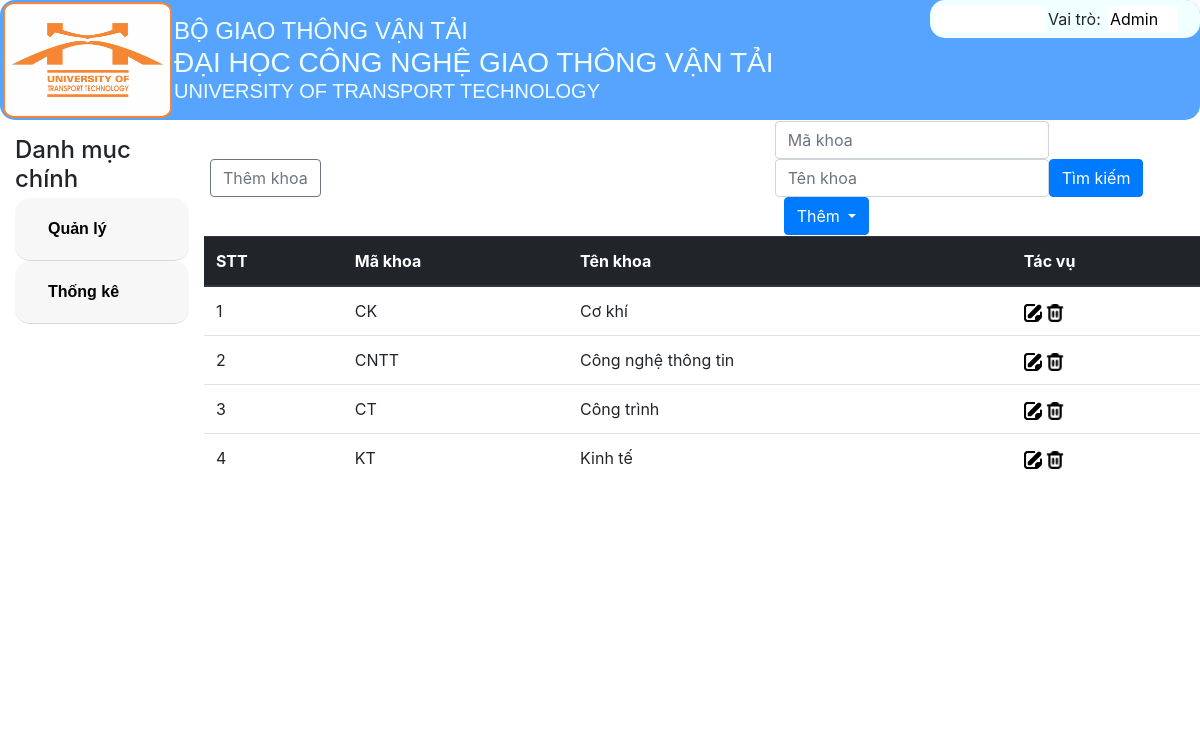
Screenshot of /DanhSachKhoa/ with the database file from the repository.
### tables this page shows
CREATE TABLE `khoa` (
  `makhoa` varchar(30) NOT NULL,
  `tenkhoa` varchar(50) NOT NULL
);

### MVC/Core/controller.php (called while the page is built, shortened)
<?php
class Controller
{
    public function mode($mode){
        return new $mode;
    }
    function view($view, $data= []){
        include_once './MVC/Views/'.$view.'.php';
    }
}

### MVC/Controllers/DanhSachKhoa.php (called while the page is built, shortened)
<?php
class DanhSachKhoa extends Controller
{
    protected $khoa;
    function __construct()
    {
        $this->khoa = $this->mode('Khoa');
    }
    function Get_data()
    {
        $this->view('MasterLayoutAD', [
            'page' => 'Khoa_v',
            'dulieu' => $this->khoa->khoa_find('', '')
        ]);
    }
}
?>

### MVC/Core/app.php (called while the page is built, shortened)
<?php
class app
{
    protected $action = 'Get_data';
    function __construct()
    {
        $arr = $this->ProcessURL();
        if($arr!=null){
            if(file_exists("./MVC/Controllers/".$arr[0].".php")){
                $this->controller=$arr[0];
                unset($arr[0]);
            }
        }
        $this->controller=new $this->controller;
        if(isset($arr[1])){
            unset($arr[1]);
        }
        $this->params=$arr?array_values($arr):[];
        call_user_func_array([$this->controller,$this->action],$this->params);
    }
    function ProcessURL(){
        if(isset($_GET['url'])){
            return explode("/",filter_var(trim($_GET['url']),FILTER_DEFAULT));
        }
    }
}
?>

### index.php (called while the page is built, shortened)
<?php
$myapp = new app();
?>

### MVC/Core/connectDB.php (called while the page is built, shortened)
<?php
class connectDB{
    protected $servername="localhost";
    protected $username="root";
    protected $password="";
    protected $dbname="btl_quanlydiem";
    function __construct(){
        $this->con=mysqli_connect($this->servername,$this->username,$this->password,$this->dbname);
    }
}
?>

### MVC/Models/Khoa.php (called while the page is built, shortened)
<?php
class Khoa extends connectDB{
    function khoa_find($makhoa,$tenkhoa){
        $sql_khoa_find="SELECT * FROM khoa where makhoa like '%$makhoa%' and tenkhoa like '%$tenkhoa%'";
        return mysqli_query($this->con,$sql_khoa_find);
    }
}
?>

### MVC/Views/Pages/Khoa_v.php (the view, shortened to what this page needs)
<!DOCTYPE html>
<html lang="en">
<head>
   <link rel="stylesheet" href="Public/Css/style.css">
   <link rel="stylesheet" href="Public/Css/css_bootstrap.min.css">
   <link rel="stylesheet" href="https://stackpath.bootstrapcdn.com/bootstrap/4.1.1/css/bootstrap.min.css">
</head>
<body>
   <table style="width: 100%;">
      <tr>
         <td style="width: 57%;"><a href="http://localhost/BTL_QuanLyDiem/DanhSachKhoa/Them"><button
                  class="btn btn-outline-secondary" name="btnThemlop" style="margin: 5px;">Thêm
                  khoa</button></a></td>
         <td>
         <td>
            <form action="http://localhost/BTL_QuanLyDiem/DanhSachKhoa/Timkiem" method="post">
               <div class="form-inline">
                  <form>
                     <input type="text" name="txtMakhoa" class="form-control" placeholder="Mã khoa" value="<?php if (isset($data['mk']))
                        echo $data['mk'] ?>">
                        <input type="text" name="txtTenkhoa" class="form-control" placeholder="Tên khoa" value="<?php if (isset($data['tk']))
                        echo $data['tk'] ?>">
                        <input type="submit" class="btn btn-primary" name="btnTimkiem" value="Tìm kiếm">
                     </form>
                     <button class="btn btn-primary dropdown-toggle" type="button" id="dropdownMenuButton"
                        data-toggle="dropdown" style="position: relative; left: 9px; top: 0px;">
                        Thêm
                     </button>
                  </div>
            </td>
         </tr>
      </table>
      <table class="table">
         <thead class="thead-dark">
            <tr>
               <th>STT</th>
               <th>Mã khoa</th>
               <th>Tên khoa</th>
               <th>Tác vụ</th>
            </tr>
         </thead>
         <tbody>
            <?php
                     if (isset($data['dulieu']) && $data['dulieu'] != null) {
                        $i = 1;
                        while ($row = mysqli_fetch_array($data['dulieu'])) {
                           ?>
               <tr>
                  <td>
                     <?php echo $i++ ?>
                  </td>
                  <td>
                     <?php echo $row['makhoa'] ?>
                  </td>
                  <td>
                     <?php echo $row['tenkhoa'] ?>
                  </td>
                  <td>
                     <a href="http://localhost/BTL_QuanLyDiem/DanhSachKhoa/Sua/<?php echo $row['makhoa'] ?>"><img class="icon"
                           src="Public/Images/note.png" alt="note"></a>
                     <a href="http://localhost/BTL_QuanLyDiem/DanhSachKhoa/Xoa/<?php echo $row['makhoa'] ?>"><img class="icon"
                           src="Public/Images/trash.png" alt="trash"></a>
                  </td>
               </tr>
               <?php
                        }
                     }
                     ?>
      </tbody>
   </table>
</body>
</html>

### Public/Css/style.css (style rules this page uses)
.icon { width: 18px; height: 18px; }

### rows the page displays
khoa: makhoa "CK", tenkhoa "Cơ khí"
khoa: makhoa "CNTT", tenkhoa "Công nghệ thông tin"
khoa: makhoa "CT", tenkhoa "Công trình"
khoa: makhoa "KT", tenkhoa "Kinh tế"
